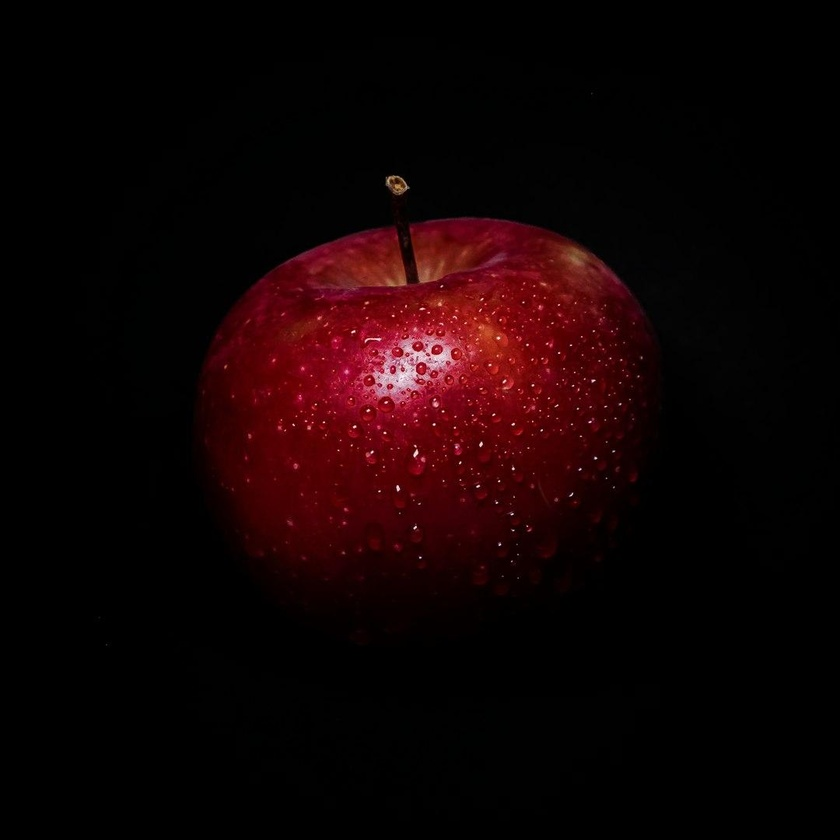
#> input picture fruit_photos/A.jpg, 840 x 840 px, shrunk from 1080 x 1080 before the run; its folder holds only this picture in this run
$ python cartoonize_fruit_images.py
#> lines starting #> are read from the running program, lines starting #| are printed output that depends on the picture; after the words box and inside, x2 and y2 are one past the last pixel; in counts of white or black regions, pixels touching at a corner belong together
from PIL import Image, ImageFilter, ImageEnhance, ImageOps
import os

src_dir = "fruit_photos"
dst_dir = "fruit_photos_cartoon"
os.makedirs(dst_dir, exist_ok=True)

for fname in os.listdir(src_dir):
    if fname.lower().endswith(('.jpg', '.jpeg', '.png')):
        img_path = os.path.join(src_dir, fname)
        img = Image.open(img_path).convert("RGB")
#> img is the input picture: PIL image 840x840 RGB; mean R, G, B 18, 2.6, 3.5
        # Edge enhancement for cartoon effect
        edge = img.filter(ImageFilter.FIND_EDGES)
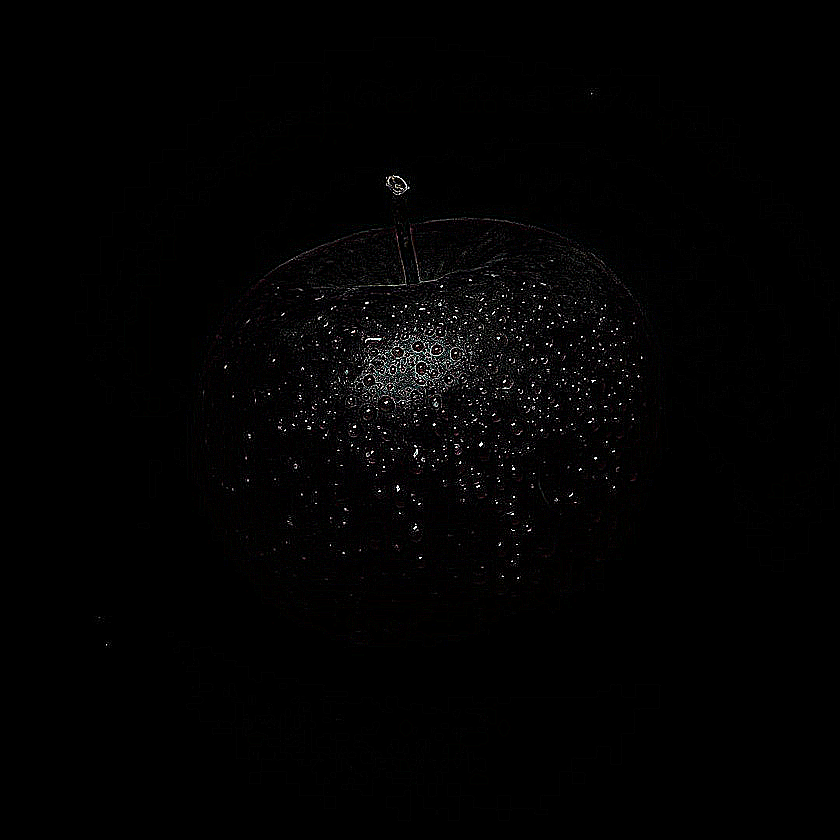
#> edge: PIL image 840x840 RGB; mean R, G, B 2.6, 2.4, 2.5
        edge = ImageOps.invert(edge)
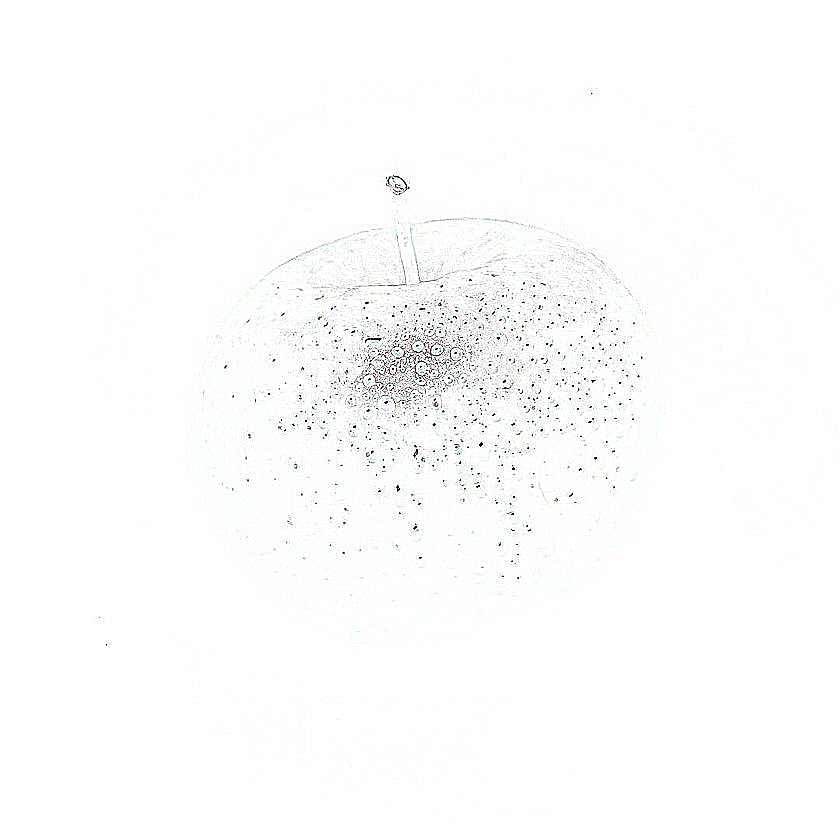
#> edge: PIL image 840x840 RGB; mean R, G, B 252.4, 252.6, 252.5
        edge = edge.convert("L").point(lambda x: 0 if x < 180 else 255, '1')
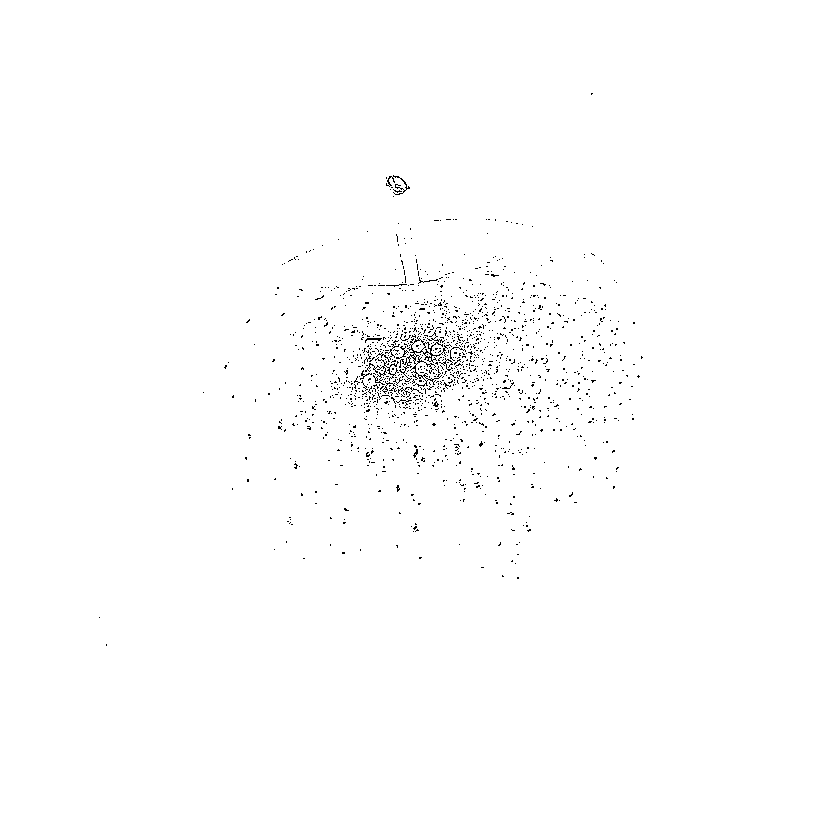
#> edge: PIL image 840x840 1; 99.2% white; black in thin lines or dots, all inside (x1, y1, x2, y2) = (99, 93, 643, 646)
        # Posterize for flat color effect
        img_poster = ImageOps.posterize(img, 3)
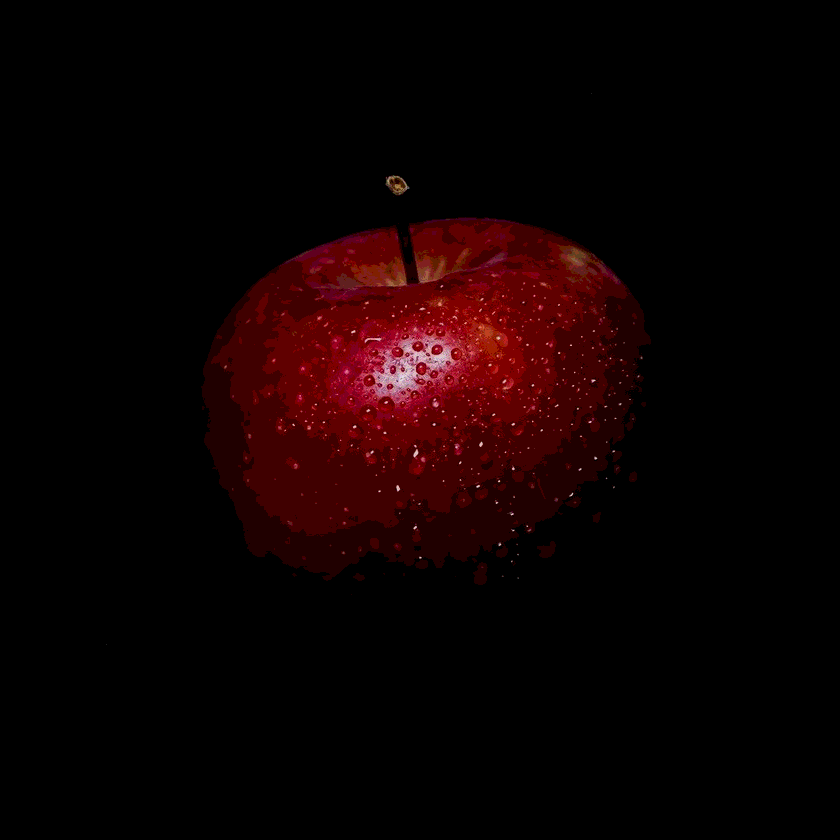
#> img_poster: PIL image 840x840 RGB; mean R, G, B 14.2, 1.1, 1.4
        # Blend edge and posterized image
        img_cartoon = Image.composite(img_poster, Image.new("RGB", img.size, (255,255,255)), edge)
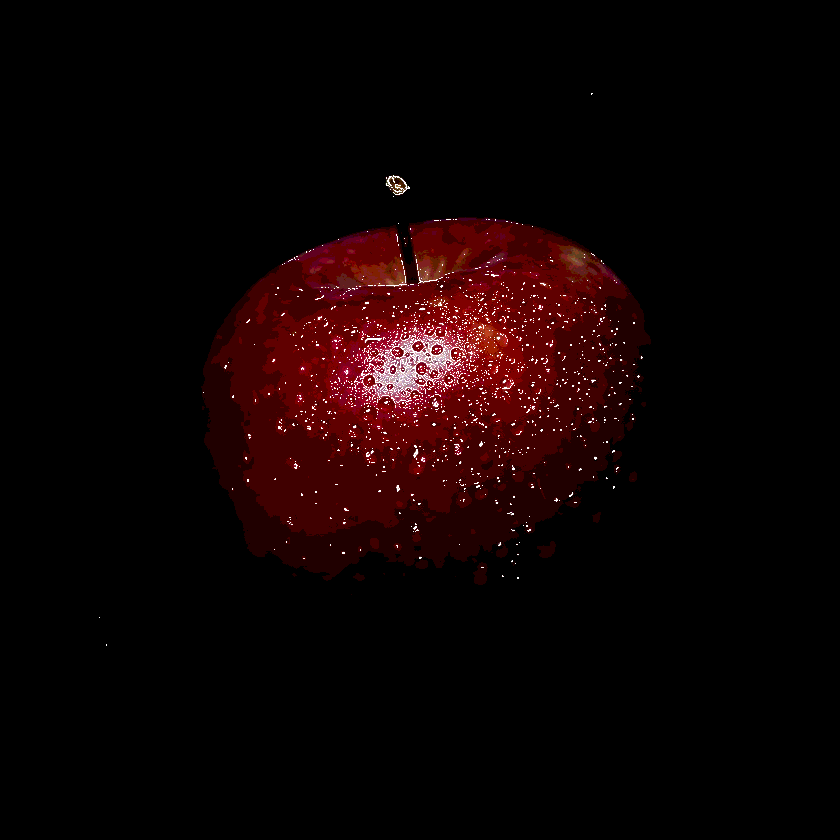
#> img_cartoon: PIL image 840x840 RGB; mean R, G, B 14.9, 2.6, 2.8
        # Slightly boost color
        enhancer = ImageEnhance.Color(img_cartoon)
        img_cartoon = enhancer.enhance(1.5)
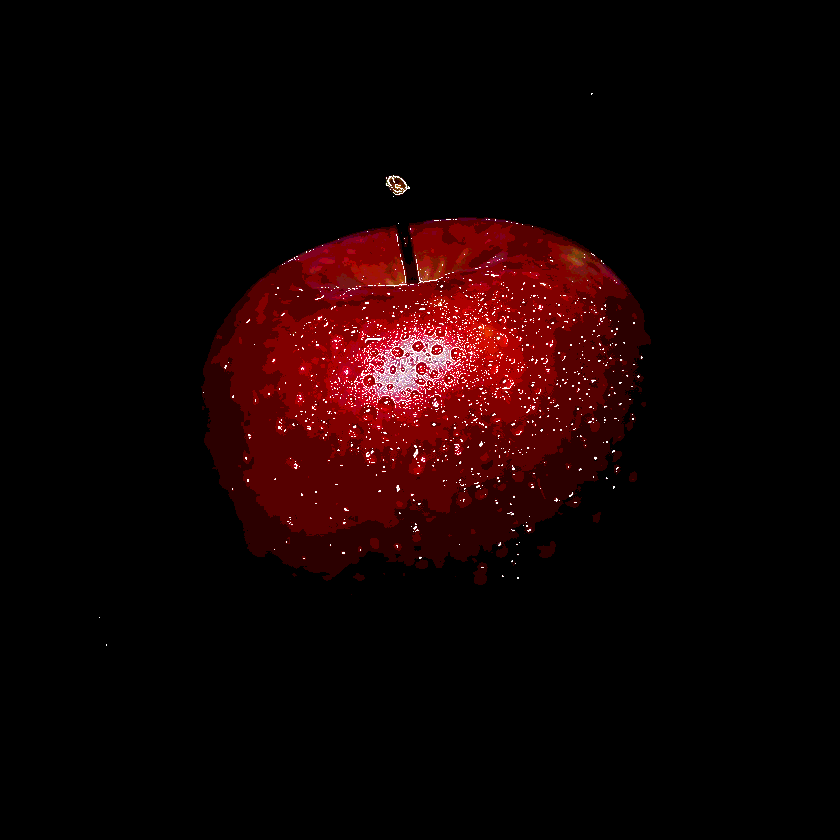
#> img_cartoon: PIL image 840x840 RGB; mean R, G, B 19.1, 2.4, 2.6
        # Save cartoonized image
        img_cartoon.save(os.path.join(dst_dir, fname))
        print(f"Cartoonized {fname}")
print("All fruit images cartoonized.")
